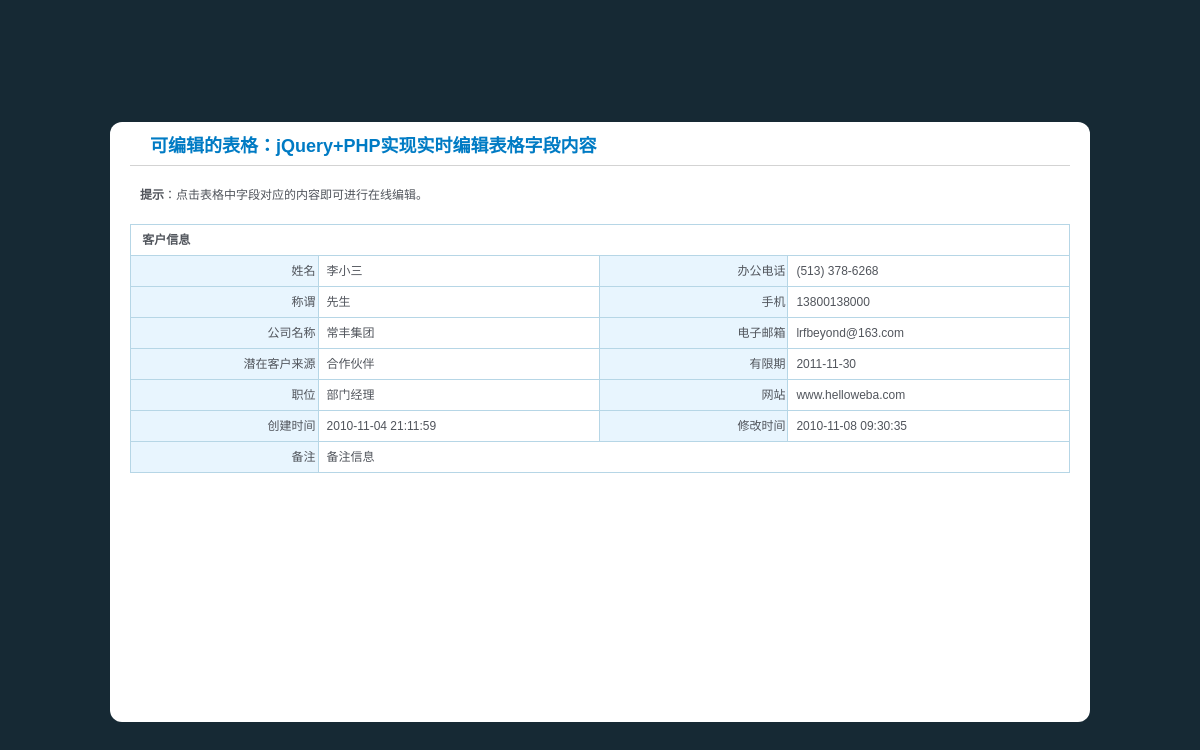
Screenshot of /php/editTable/index.php with the database file from the repository.
### tables this page shows
CREATE TABLE IF NOT EXISTS `customer` (
  `id` int(11) NOT NULL auto_increment,
  `username` varchar(100) NOT NULL,
  `solutation` varchar(40) NOT NULL,
  `phone` varchar(50) NOT NULL,
  `company` varchar(100) NOT NULL,
  `mobile` varchar(50) NOT NULL,
  `source` varchar(50) NOT NULL,
  `sdate` date NOT NULL,
  `job` varchar(50) NOT NULL,
  `web` varchar(100) NOT NULL,
  `email` varchar(100) NOT NULL,
  `createtime` datetime NOT NULL,
  `modifiedtime` datetime default NULL,
  `note` varchar(500) NOT NULL,
  PRIMARY KEY  (`id`)
);

### php/editTable/index.php (the view, shortened to what this page needs)
<?php
$query=mysql_query("select * from customer where id=1");
$rs=mysql_fetch_array($query);
$username=$rs['username'];
$solutation=$rs['solutation'];
$phone=$rs['phone'];
$company=$rs['company'];
$mobile=$rs['mobile'];
$source=$rs['source'];
$sdate=$rs['sdate'];
$job=$rs['job'];
$web=$rs['web'];
$email=$rs['email'];
$createtime=$rs['createtime'];
$modifiedtime=$rs['modifiedtime'];
$note=$rs['note'];
?>
<!DOCTYPE html PUBLIC "-//W3C//DTD XHTML 1.0 Transitional//EN" "http://www.w3.org/TR/xhtml1/DTD/xhtml1-transitional.dtd">
<html xmlns="http://www.w3.org/1999/xhtml">
<head>
<link rel="stylesheet" type="text/css" href="css/main.css" />
<link rel="stylesheet" type="text/css" href="css/jquery-ui.css" />
</head>
<body>
<div id="header">
   <div id="logo"><h1><a href="http://www.helloweba.com" title="返回helloweba首页">helloweba</a></h1></div>
</div>
<div id="main">
  <h2 class="top_title"><a href="http://www.helloweba.com/view-blog-74.html">可编辑的表格：jQuery+PHP实现实时编辑表格字段内容</a></h2>
  <div class="msg"><strong>提示</strong>：点击表格中字段对应的内容即可进行在线编辑。</div>
<table width="100%" border="0" cellspacing="0" cellpadding="0">
  <thead>
    <tr class="table_title">
      <td colspan="4"><span class="open"></span>客户信息</td>
    </tr>
  </thead>
  <tbody>
    <tr>
      <td width="20%" class="table_label">姓名</td>
      <td width="30%" class="edit" id="username"><?php echo $username; ?></td>
      <td width="20%" class="table_label">办公电话</td>
      <td width="30%" class="edit" id="phone"><?php echo $phone; ?></td>
    </tr>
    <tr>
      <td class="table_label">称谓</td>
      <td class="edit" id="solutation"><?php echo $solutation; ?></td>
      <td class="table_label">手机</td>
      <td class="edit" id="mobile"><?php echo $mobile; ?></td>
    </tr>
    <tr>
      <td class="table_label">公司名称</td>
      <td class="edit" id="company"><?php echo $company; ?></td>
      <td class="table_label">电子邮箱</td>
      <td class="edit" id="email"><?php echo $email; ?></td>
    </tr>
    <tr>
      <td class="table_label">潜在客户来源</td>
      <td class="edit_select" id="source"><?php echo $source; ?></td>
      <td class="table_label">有限期</td>
      <td class="datepicker" id="sdate"><?php echo $sdate; ?></td>
    </tr>
    <tr>
      <td class="table_label">职位</td>
      <td class="edit" id="job"><?php echo $job; ?></td>
      <td class="table_label">网站</td>
      <td class="edit" id="web"><?php echo $web; ?></td>
    </tr>
    <tr>
      <td class="table_label">创建时间</td>
      <td><?php echo $createtime; ?></td>
      <td class="table_label">修改时间</td>
      <td id="modifiedtime"><?php echo $modifiedtime; ?></td>
    </tr>
    <tr>
      <td class="table_label">备注</td>
      <td class="textarea" id="note" colspan="3"><?php echo $note; ?></td>
      </tr>
  </tbody>
</table>
<br />
<br />
<br />
<br />
<br />
</div>
</body>
</body>
</html>

### php/editTable/css/main.css (style rules this page uses)
html,body,div,span,h1,h2,h3,h4,h5,h6,p,pre,a,code,em,img,small,strong,sub,sup,u,i,center,dl,dt,dd,ol,ul,li,fieldset,form,label { margin:0;padding:0;border:0;outline:0;font-size:100%;vertical-align:baseline;background:transparent }
a { color:#007bc4; text-decoration:none; }
table { border-collapse:collapse;border-spacing:0 }
body { height:100%; font:12px/18px "Microsoft Yahei", Tahoma, Helvetica, Arial, Verdana, "\5b8b\4f53", sans-serif; color:#51555C; background:#162934 url(../images/body_bg.gif) repeat-x }
#header { width:980px; height:92px; margin:0 auto; position:relative }
#logo { width:240px; height:90px; background:url(../images/logo_demo.gif) no-repeat }
#logo h1 { text-indent:-999em }
#logo h1 a { display:block; width:240px; height:90px }
#main { width:980px; min-height:600px; margin:30px auto 0 auto; background:#fff; -moz-border-radius:12px;-khtml-border-radius: 12px;-webkit-border-radius: 12px; border-radius:12px; }
h2.top_title { margin:4px 20px; padding-top:15px; padding-left:20px; padding-bottom:10px; border-bottom:1px solid #d3d3d3; font-size:18px; color:#a84c10; background:url(../images/arrL.gif) no-repeat 2px 14px }

### php/editTable/index.php (style rules this page uses)
table { width:96%; margin:20px auto; border-collapse:collapse; }
table td { line-height:26px; padding:2px; padding-left:8px; border:1px solid #b6d6e6; }
.table_title { height:26px; line-height:26px; background:url(css/btn_bg.gif) repeat-x bottom; font-weight:bold; text-indent:.3em; outline:0; }
.table_label { background:#e8f5fe; text-align:right; }
.msg { padding-left:30px; margin-top:20px }

### rows the page displays
customer: username "李小三", phone "(513) 378-6268", solutation "先生", mobile "13800138000", company "常丰集团", email "lrfbeyond@163.com", source "合作伙伴", sdate "2011-11-30", job "部门经理", web "www.helloweba.com", createtime "2010-11-04 21:11:59", modifiedtime "2010-11-08 09:30:35", note "备注信息"
